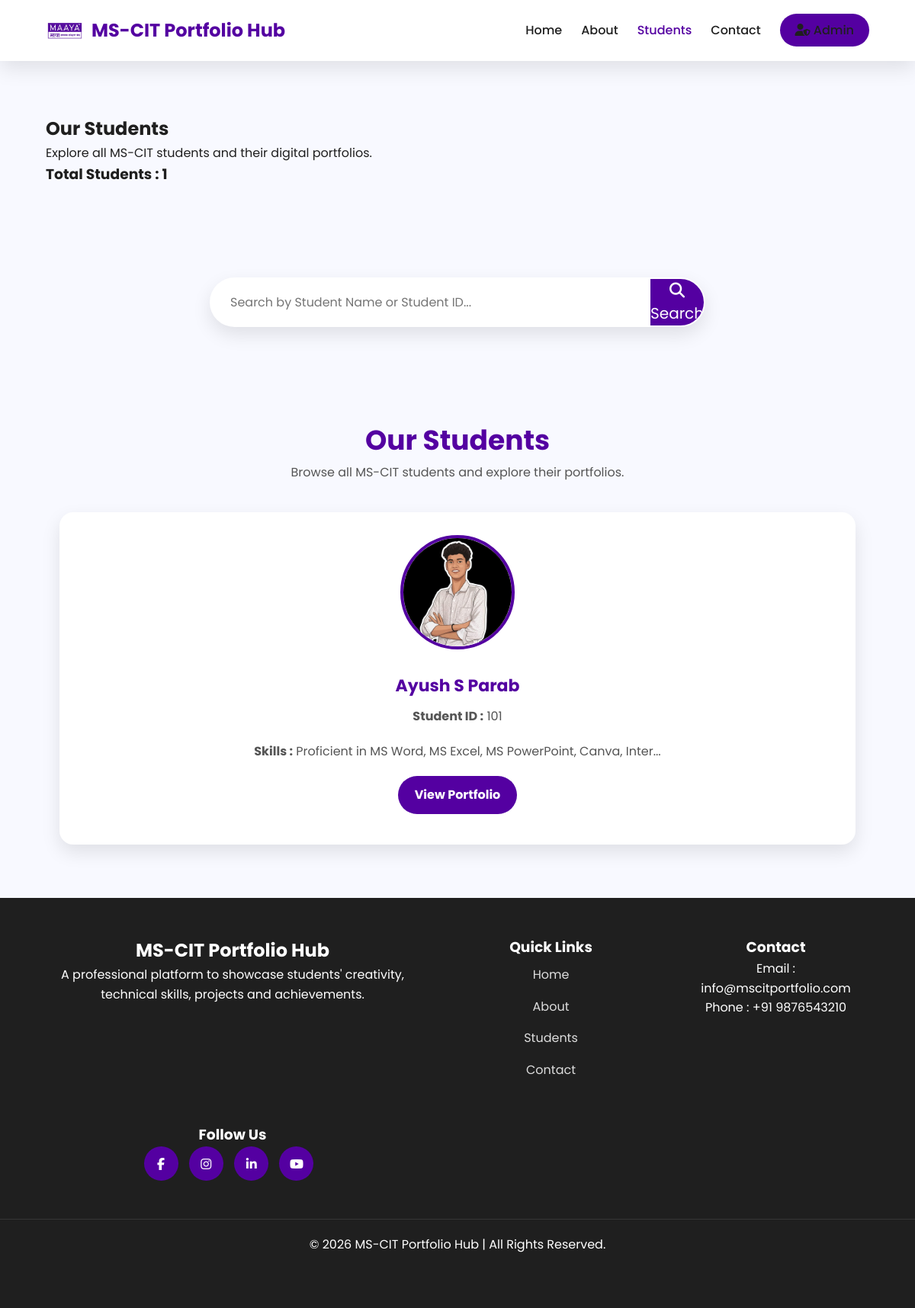
Page /students.php on the committed database.
### tables this page shows
CREATE TABLE `students` (
  `id` int(11) NOT NULL,
  `student_id` varchar(20) DEFAULT NULL,
  `full_name` varchar(100) DEFAULT NULL,
  `email` varchar(100) DEFAULT NULL,
  `phone` varchar(20) DEFAULT NULL,
  `profile_image` varchar(255) DEFAULT NULL,
  `about` text DEFAULT NULL,
  `skills` text DEFAULT NULL,
  `created_at` timestamp NOT NULL DEFAULT current_timestamp(),
  `cover_image` varchar(255) DEFAULT NULL,
  `resume` varchar(255) DEFAULT NULL
);

### students.php (the view, shortened to what this page needs)
<?php
require_once("db.php");
$limit = 10;
$page = isset($_GET['page']) ? (int)$_GET['page'] : 1;
$offset = ($page - 1) * $limit;
$search = "";
if(isset($_GET['search']) && !empty(trim($_GET['search'])))
{
    $search = mysqli_real_escape_string($conn, trim($_GET['search']));
    $countQuery = mysqli_query($conn,"
        SELECT COUNT(*) AS total
        FROM students
        WHERE full_name LIKE '%$search%'
        OR student_id LIKE '%$search%'
    ");
    $countData = mysqli_fetch_assoc($countQuery);
    $totalStudents = $countData['total'];
    $students = mysqli_query($conn,"
        SELECT *
        FROM students
        WHERE full_name LIKE '%$search%'
        OR student_id LIKE '%$search%'
        ORDER BY created_at DESC
        LIMIT $offset,$limit
    ");
}
else
{
    $countQuery = mysqli_query($conn,"
        SELECT COUNT(*) AS total
        FROM students
    ");
    $countData = mysqli_fetch_assoc($countQuery);
    $totalStudents = $countData['total'];
    $students = mysqli_query($conn,"
        SELECT *
        FROM students
        ORDER BY created_at DESC
        LIMIT $offset,$limit
    ");
}
?>
<!DOCTYPE html>
<html lang="en">
<head>
<link rel="stylesheet" href="css/style.css">
<link rel="stylesheet"
href="https://cdnjs.cloudflare.com/ajax/libs/font-awesome/6.7.2/css/all.min.css">
</head>
<body>
<header>
<nav class="navbar">
<div class="logo">
<img
src="images/students/logo.png"
alt="Logo">
<h2>
MS-CIT Portfolio Hub
</h2>
</div>
<ul
class="nav-links"
id="navLinks">
<li>
<a href="index.php">
Home
</a>
</li>
<li>
<a href="about.php">
About
</a>
</li>
<li>
<a
href="students.php"
class="active">
Students
</a>
</li>
<li>
<a href="contact.php">
Contact
</a>
</li>
<li>
<a
href="admin/login.php"
class="admin-btn">
<i class="fa-solid fa-user-shield"></i>
</a>
</li>
</ul>
</nav>
</header>
<section class="page-hero">
    <div class="container">
        <h1>Our Students</h1>
        <p>
            Explore all MS-CIT students and their digital portfolios.
        </p>
        <div class="student-count">
            <h3>
                Total Students :
                <?php echo $totalStudents; ?>
            </h3>
        </div>
    </div>
</section>
<section class="search-section">
<div class="container">
<form action="students.php" method="GET" class="search-form">
<input
type="text"
name="search"
placeholder="Search by Student Name or Student ID..."
value="<?php echo htmlspecialchars($search); ?>">
<button type="submit">
<i class="fa-solid fa-magnifying-glass"></i>
Search
</button>
</form>
</div>
</section>
<section class="students-section">
<div class="container">
<div class="section-title">
<h2>Our Students</h2>
<p>
Browse all MS-CIT students and explore their portfolios.
</p>
</div>
<div class="student-grid">
<?php
if(mysqli_num_rows($students)>0)
{
while($student=mysqli_fetch_assoc($students))
{
?>
<div class="student-card">
<?php
if(!empty($student['profile_image']) &&
file_exists($student['profile_image']))
{
?>
<img
src="<?php echo $student['profile_image']; ?>"
alt="<?php echo htmlspecialchars($student['full_name']); ?>">
<?php
}
else
{
?>
<img
src="images/default/student.png"
alt="Student">
<?php
}
?>
<div class="student-content">
<h3>
<?php echo htmlspecialchars($student['full_name']); ?>
</h3>
<p>
<strong>Student ID :</strong>
<?php echo htmlspecialchars($student['student_id']); ?>
</p>
<?php
if(!empty($student['skills']))
{
?>
<p>
<strong>Skills :</strong>
<?php
echo htmlspecialchars(substr($student['skills'],0,60));
if(strlen($student['skills'])>60)
{
echo "...";
}
?>
</p>
<?php
}
?>
<a
href="student.php?id=<?php echo $student['id']; ?>"
class="btn">
View Portfolio
</a>
</div>
</div>
<?php
}
}
?>
</div>
</div>
</section>
<footer>
<div class="container footer-container">
    <div class="footer-about">
        <h2>MS-CIT Portfolio Hub</h2>
        <p>
        A professional platform to showcase
        students' creativity, technical skills,
        projects and achievements.
        </p>
    </div>
    <div class="footer-links">
        <h3>Quick Links</h3>
        <a href="index.php">Home</a>
        <a href="about.php">About</a>
        <a href="students.php">Students</a>
        <a href="contact.php">Contact</a>
    </div>
    <div class="footer-contact">
        <h3>Contact</h3>
        <p>
        Email :
        info@mscitportfolio.com
        </p>
        <p>
        Phone :
        +91 9876543210
        </p>
    </div>
    <div class="footer-social">
        <h3>Follow Us</h3>
        <a href="#">
            <i class="fab fa-facebook-f"></i>
        </a>
        <a href="#">
            <i class="fab fa-instagram"></i>
        </a>
        <a href="#">
            <i class="fab fa-linkedin-in"></i>
        </a>
        <a href="#">
            <i class="fab fa-youtube"></i>
        </a>
    </div>
</div>
<div class="copyright">
&copy; <?php echo date("Y"); ?>
MS-CIT Portfolio Hub
| All Rights Reserved.
</div>
</footer>
</body>
</html>

### css/style.css (style rules this page uses)
:root { --primary: #5400A1; --secondary: #5548f5; --white: #fff; --black: #1F1F1F; --text: #555; --bg: #F8F9FF; --border: #E5E7EB; --shadow: 0 10px 25px rgba(0,0,0,.1); --radius: 12px; }
* { margin: 0; padding: 0; box-sizing: border-box; font-family: 'Poppins', sans-serif; }
html { scroll-behavior: smooth; }
body { background: var(--bg); color: var(--black); line-height: 1.6; }
img { max-width: 100%; display: block; }
a { text-decoration: none; }
ul { list-style: none; }
.container { width: 90%; max-width: 1200px; margin: auto; }
section { padding: 70px 0; }
.section-title { text-align: center; margin-bottom: 40px; }
.section-title h2 { font-size: 36px; color: var(--primary); }
.section-title p { color: var(--text); }
.btn { background: var(--primary); color: #fff; padding: 12px 22px; border-radius: 30px; transition: .3s; display: inline-block; font-weight: bold; border: none; cursor: pointer; }
header { width: 100%; background: #fff; box-shadow: var(--shadow); position: sticky; top: 0; z-index: 1000; }
.navbar { display: flex; justify-content: space-between; align-items: center; height: 80px; width: 90%; max-width: 1200px; margin: auto; }
.logo { display: flex; align-items: center; gap: 10px; }
.logo img { width: 50px; }
.logo h2 { color: var(--primary); }
.nav-links { display: flex; gap: 25px; list-style: none; }
.nav-links a { color: var(--black); font-weight: 500; transition: .3s; }
.nav-links a:hover, .nav-links a.active { color: var(--primary); }
.admin-btn { background: var(--primary); color: #fff; padding: 10px 20px; border-radius: 30px; }
.feature-grid, .student-grid, .project-grid { display: grid; gap: 25px; }
.student-grid { grid-template-columns: repeat(auto-fit, minmax(280px, 1fr)); }
.students-list, .students-section { background: var(--bg); padding: 70px 20px; }
.student-card { background: #fff; border-radius: 18px; padding: 30px 20px; text-align: center; box-shadow: var(--shadow); transition: .35s; overflow: hidden; }
.student-card img { width: 150px; height: 150px; border-radius: 50%; object-fit: cover; margin: 0 auto 20px; border: 4px solid var(--primary); display: block; }
.student-card h3, .student-content h3 { color: var(--primary); margin-bottom: 10px; font-size: 22px; }
.student-card p, .student-content p { color: var(--text); margin-bottom: 20px; line-height: 1.6; }
.student-content { padding: 10px; }
.search-section { padding: 50px 20px; background: #f8f9ff; }
.search-box, .search-form { max-width: 650px; margin: auto; display: flex; background: #fff; border-radius: 50px; overflow: hidden; box-shadow: var(--shadow); border: 2px solid transparent; transition: .3s; gap: 0; }
.search-box input, .search-form input { flex: 1; padding: 18px 25px; border: none; outline: none; font-size: 16px; background: transparent; }
.search-box button, .search-form button { width: 70px; border: none; background: var(--primary); color: #fff; cursor: pointer; font-size: 20px; transition: .3s; }
footer { background: #1F1F1F; color: #fff; padding: 50px 0; text-align: center; }
.footer-container { display: grid; grid-template-columns: 2fr 1fr 1fr; gap: 50px; }
.footer-links { display: flex; flex-direction: column; }
.footer-links a { color: #ddd; margin: 8px 0; }
.footer-social a { width: 45px; height: 45px; background: #5400A1; color: #fff; display: inline-flex; align-items: center; justify-content: center; border-radius: 50%; margin-right: 10px; transition: .3s; }
.copyright { text-align: center; margin-top: 50px; padding: 20px; border-top: 1px solid rgba(255,255,255,.1); }

### rows in the picture
students: profile_image (picture), full_name "Ayush S Parab", student "101", skills "Proficient in MS Word, MS Excel, MS PowerPoint, Canva, Inter"

### other values in the picture
$totalStudents "1"
